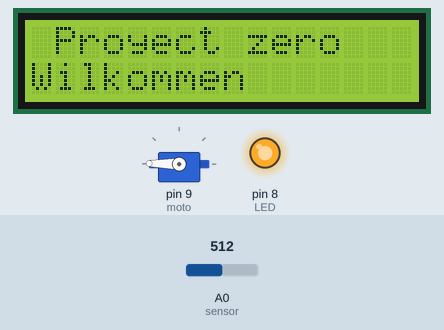
Simulated run of this sketch. Board: Arduino Uno, built with avr-gcc and run on an emulated ATmega328P. Parts: 16×2 character LCD, servo, output pins drawn as LEDs (lit = HIGH). The test bench sets the inputs (shaded band); at power-on: A0 (sensor) = 512. What the sketch prints to the serial monitor is not drawn.

Above: at 1.2 s.
1.3 s: A0 (sensor) set to 266
2.8 s: A0 (sensor) set to 245
At 3.6 s:
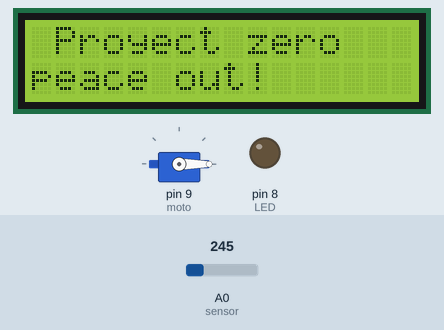
4.3 s: A0 (sensor) set to 306
At 4.7 s:
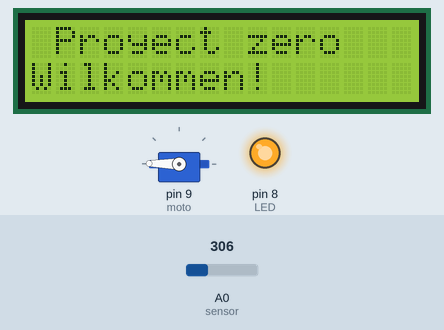
5.8 s: A0 (sensor) set to 122
At 7.0 s:
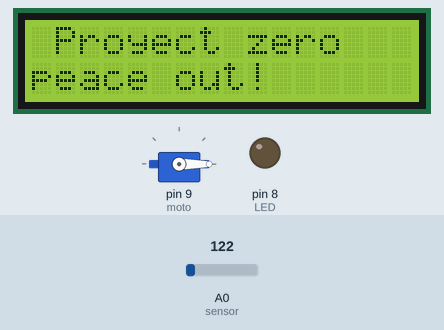
7.3 s: A0 (sensor) set to 511
At 8.1 s:
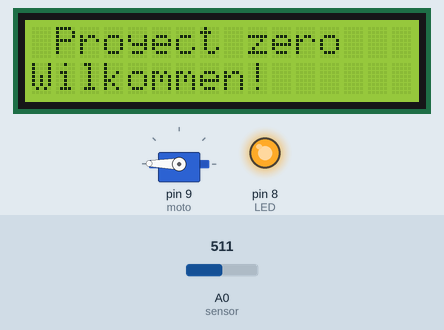
Timing chart, 0 to 9.8 s (numbered marks = the images above; inputs shaded):
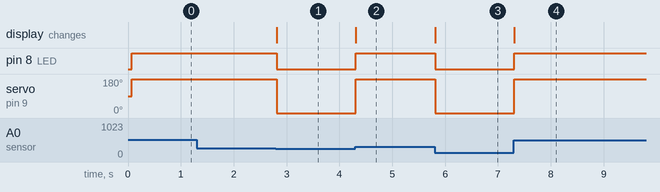

The sketch:

prueba_sensor_ir.ino
```cpp
#include <Servo.h>//se llama a la libreria del servo motor
#include <LiquidCrystal.h> //Se llama a la libreria de la pantalla lcd 16x2
LiquidCrystal lcd(13, 12, 5, 4, 3, 2); //se declara la variable lcd como pantalla y se dan sus puertos de salida
Servo moto;// Declaramos que moto sera un servo motor
float sensor =A0; //aqui guardamos el valor del sensor
int LED=8; //se declara la salida del led

void setup()
{

  lcd.begin(16, 2);  //se declara las filas y columnas de la pantalla (16x2)
  moto.attach(9);//Se declara que el servo saldra por el pic 9
pinMode(LED, OUTPUT);//se declara que el led es de salida y no de entrada
Serial.begin(9600);
}

void loop()
{

float volts = analogRead(sensor); //Leemos A0 y almacenamos su valor
 float dist = pow(3027.4 / volts, 1.2134); //convertimos a CM
  lcd.setCursor(1,0); //En la pantalla se ubicara en la 1 columna fila 0
 lcd.print("Proyect zero");//imprimira la distancia en cm
Serial.println(dist); //Escribimos dist en el monitor serie

if(dist <20) { //es una condicion para decir si la distancia es menor a 20 cm
  lcd.setCursor(0,1); //En la pantalla se ubicara en la 0 columna fila 1
  lcd.print("Wilkommen");//Se imprime un bienvenido en aleman
  moto.write(179);//pone el servo a 179 grados
  digitalWrite(LED, HIGH);//prende el led

  }else{

  lcd.setCursor(0,1);//En la pantalla se ubicara en la 0 columna fila 1
  lcd.print("peace out!");//Se imprime un adios en aleman
  moto.write(0);//pone el servo a 179 grados
  digitalWrite(LED, LOW);//apaga el led
  }

}
```

Measured:
- the behaviour switches between 257 and 256 on A0 (sensor) (found by bisection; images 0 and 1)
- after the input at 1.3 s, every drawn part: stays the same
- after the input at 2.8 s, pin 8 (LED): HIGH → LOW at once; servo on pin 9 (moto): 179° → 0° at once; the display: changes at once (image 1)
- after the input at 4.3 s, pin 8 (LED): LOW → HIGH at once; servo on pin 9 (moto): 0° → 179° at once; the display: changes at once (image 2)
- after the input at 5.8 s, pin 8 (LED): HIGH → LOW at once; servo on pin 9 (moto): 179° → 0° at once; the display: changes at once (image 3)
- after the input at 7.3 s, pin 8 (LED): LOW → HIGH at once; servo on pin 9 (moto): 0° → 179° at once; the display: changes at once (image 4)
